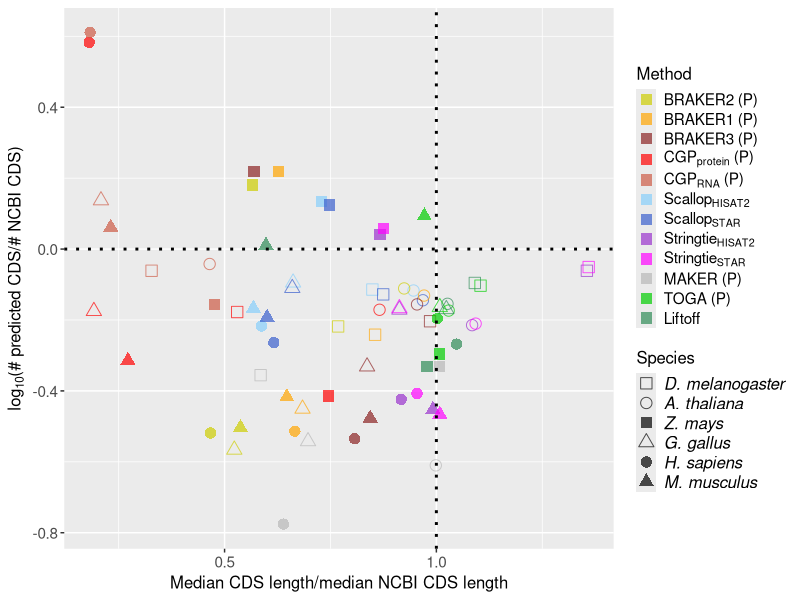
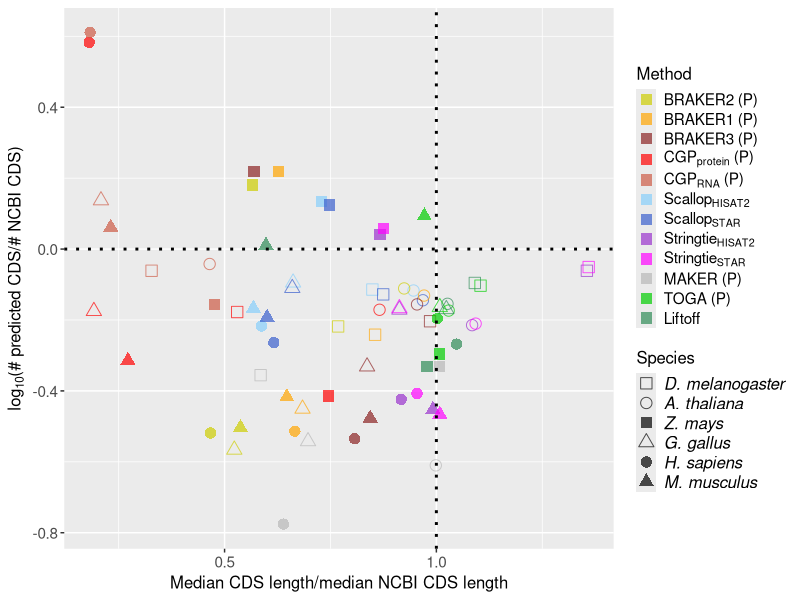

R code for these plots, in order:
## ---- chunk 1
currentdir=getwd()
setwd(currentdir)
library(tidyverse)
## ---- chunk 2
annotations <-read_csv("../../data/Table_S3.csv")
annotations <- annotations %>% filter(!method %in% c("BrkProt-unfilt","BrkProt-fullsupport","BrkRNA-unfilt",
                                                     "BrkRNA-fullsupport","CGPdenovo","TSEBRA","MakerNoRnaNoEvm",
                                                     "MakerRnaEvm","MakerNoRnaEvm")) 

methodlabels<-c("BRAKER2 (P)","BRAKER1 (P)","BRAKER3 (P)",expression(paste(CGP[protein]," (P)")),expression(paste(CGP[RNA]," (P)")),expression(Scallop[HISAT2]),expression(Scallop[STAR]),expression(Stringtie[HISAT2]),expression(Stringtie[STAR]),"MAKER (P)","TOGA (P)","Liftoff")

annotations$method <- factor(annotations$method,levels=c("BrkProt","BrkRNA","Braker3","CGPprotein","CGPrnaseq",
                                           "ScalHisat","ScalStar","StrHisat","StrStar","MakerRnaNoEvm","TOGA","liftoff"))

annotations <- annotations %>% mutate(species = str_replace(species, "dmelanogaster", "D. melanogaster")) %>%
     mutate(species = str_replace(species, "dpseudoobscura", "D. pseudoobscura")) %>%  
     mutate(species = str_replace(species, "dyakuba", "D. yakuba")) %>%
     mutate(species = str_replace(species, "alyrata", "A. lyrata")) %>%
     mutate(species = str_replace(species, "athaliana", "A. thaliana")) %>%
     mutate(species = str_replace(species, "boleracea", "B. oleracea")) %>%
     mutate(species = str_replace(species, "crubella", "C. rubella")) %>%
     mutate(species = str_replace(species, "osativa", "O. sativa")) %>%
     mutate(species = str_replace(species, "sitalica", "S. italica")) %>%
     mutate(species = str_replace(species, "bdistachyon", "B. distachyon")) %>%
     mutate(species = str_replace(species, "zmays", "Z. mays")) %>%
     mutate(species = str_replace(species, "bmori", "B. mori")) %>%
     mutate(species = str_replace(species, "herato", "H. erato")) %>%
     mutate(species = str_replace(species, "dplexippus", "D. plexippus")) %>%
     mutate(species = str_replace(species, "human", "H. sapiens")) %>%
     mutate(species = str_replace(species, "macaque", "M. mulatta")) %>%
     mutate(species = str_replace(species, "dog", "C. familiaris")) %>%
     mutate(species = str_replace(species, "mouse", "M. musculus")) %>%
     mutate(species = str_replace(species, "chicken", "G. gallus")) %>%
     mutate(species = str_replace(species, "quail", "C. japonica")) %>%
     mutate(species = str_replace(species, "mallard", "A. platyrhynchos"))


annotations <- annotations %>% mutate_at(vars(species),factor,levels=c("D. melanogaster",
              "D. yakuba", "D. pseudoobscura","A. thaliana", "A. lyrata","C. rubella","B. oleracea","Z. mays","S. italica","O. sativa",
               "B. distachyon", "G. gallus","C. japonica","A. platyrhynchos","H. sapiens","M. mulatta","M. musculus","C. familiaris","H. erato","D. plexippus","B. mori"))
## ---- chunk 3
refratio_biplot<- annotations %>% filter(species %in% c("H. sapiens","G. gallus","A. thaliana","D. melanogaster","Z. mays","M. musculus")) %>% ggplot() + 
     geom_point(mapping=aes(y=log10(number_CDS/protcod_mRNA_NCBI),x=MedianCDSLength/RefMedianCDSLength,color=method,shape=species),alpha=0.7,size=3.5) +
    ylab(expression(paste(log[10],"(# predicted CDS/# NCBI CDS)"))) +
    xlab("Median CDS length/median NCBI CDS length")  + 
    scale_color_manual(labels=methodlabels,values=c("yellow3","orange","brown4", "red","coral3", "lightskyblue", "royalblue3","darkorchid3", "magenta","gray72","green3","seagreen")) +
     scale_shape_manual(values=c(0,1,15,2,16,17)) +
     theme(axis.title=element_text(size=12),legend.title = element_text(size = 12),legend.text.align = 0,legend.spacing.y = unit(0.15, "cm"),legend.key.size= unit(0.5, "cm")) + 
    guides(color = guide_legend(title = "Method",override.aes = list(shape=15),legend.title=element_text(size=12),order=1,label.theme = element_text(angle = 0, size=11,face = "plain"))) +
    guides(shape = guide_legend(title = "Species",legend.title=element_text(size=12),order=2,label.theme = element_text(angle = 0, size=12,face = "italic"))) +
  theme(axis.text.y=element_text(size=11)) +
  theme(axis.text.x=element_text(size=11)) +
  
  geom_vline(xintercept=1,linetype="dotted",linewidth=1,color="black") +
  geom_hline(yintercept=0,linetype="dotted",linewidth=1,color="black")
  

print(refratio_biplot)
ggsave(refratio_biplot,file="Figure2.pdf",width=6,height=5) 
